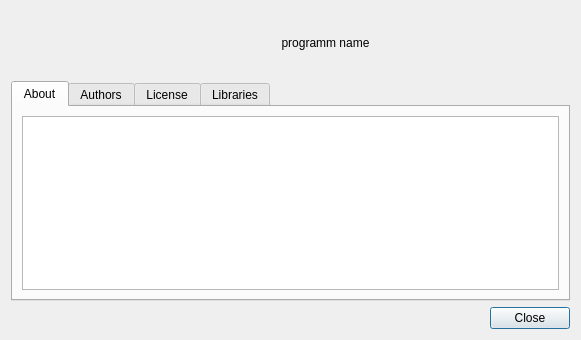
<?xml version="1.0" encoding="UTF-8"?>
<ui version="4.0">
 <class>CAboutDialog</class>
 <widget class="QDialog" name="CAboutDialog">
  <property name="geometry">
   <rect>
    <x>0</x>
    <y>0</y>
    <width>581</width>
    <height>340</height>
   </rect>
  </property>
  <property name="windowTitle">
   <string>Dialog</string>
  </property>
  <layout class="QVBoxLayout" name="verticalLayout">
   <item>
    <layout class="QHBoxLayout" name="horizontalLayout">
     <item>
      <widget class="QLabel" name="label_2">
       <property name="sizePolicy">
        <sizepolicy hsizetype="Fixed" vsizetype="Fixed">
         <horstretch>0</horstretch>
         <verstretch>0</verstretch>
        </sizepolicy>
       </property>
       <property name="minimumSize">
        <size>
         <width>64</width>
         <height>64</height>
        </size>
       </property>
       <property name="maximumSize">
        <size>
         <width>64</width>
         <height>64</height>
        </size>
       </property>
       <property name="text">
        <string/>
       </property>
       <property name="pixmap">
        <pixmap resource="../qrc/icons.qrc">:/icons/scibeats.png</pixmap>
       </property>
       <property name="scaledContents">
        <bool>true</bool>
       </property>
      </widget>
     </item>
     <item>
      <widget class="QLabel" name="label_programmTitle">
       <property name="text">
        <string>programm name</string>
       </property>
       <property name="textFormat">
        <enum>Qt::RichText</enum>
       </property>
       <property name="alignment">
        <set>Qt::AlignCenter</set>
       </property>
      </widget>
     </item>
    </layout>
   </item>
   <item>
    <widget class="QTabWidget" name="tabWidget">
     <property name="enabled">
      <bool>true</bool>
     </property>
     <property name="currentIndex">
      <number>0</number>
     </property>
     <widget class="QWidget" name="tab_about">
      <attribute name="title">
       <string>About</string>
      </attribute>
      <layout class="QVBoxLayout" name="verticalLayout_2">
       <item>
        <widget class="QPlainTextEdit" name="plainTextEdit_about"/>
       </item>
      </layout>
     </widget>
     <widget class="QWidget" name="tab_authors">
      <attribute name="title">
       <string>Authors</string>
      </attribute>
      <layout class="QVBoxLayout" name="verticalLayout_5">
       <item>
        <widget class="QPlainTextEdit" name="plainTextEdit_authors">
         <property name="lineWrapMode">
          <enum>QPlainTextEdit::NoWrap</enum>
         </property>
         <property name="readOnly">
          <bool>true</bool>
         </property>
        </widget>
       </item>
      </layout>
     </widget>
     <widget class="QWidget" name="tab_license">
      <attribute name="title">
       <string>License</string>
      </attribute>
      <layout class="QVBoxLayout" name="verticalLayout_4">
       <item>
        <widget class="QPlainTextEdit" name="plainTextEdit_license">
         <property name="lineWrapMode">
          <enum>QPlainTextEdit::NoWrap</enum>
         </property>
         <property name="readOnly">
          <bool>true</bool>
         </property>
        </widget>
       </item>
      </layout>
     </widget>
     <widget class="QWidget" name="tab_libraries">
      <attribute name="title">
       <string>Libraries</string>
      </attribute>
      <layout class="QVBoxLayout" name="verticalLayout_3">
       <item>
        <widget class="QPlainTextEdit" name="plainTextEdit_libraries">
         <property name="lineWrapMode">
          <enum>QPlainTextEdit::NoWrap</enum>
         </property>
         <property name="readOnly">
          <bool>true</bool>
         </property>
        </widget>
       </item>
      </layout>
     </widget>
    </widget>
   </item>
   <item>
    <widget class="QDialogButtonBox" name="buttonBox">
     <property name="orientation">
      <enum>Qt::Horizontal</enum>
     </property>
     <property name="standardButtons">
      <set>QDialogButtonBox::Close</set>
     </property>
    </widget>
   </item>
  </layout>
 </widget>
 <tabstops>
  <tabstop>tabWidget</tabstop>
  <tabstop>plainTextEdit_about</tabstop>
  <tabstop>plainTextEdit_authors</tabstop>
  <tabstop>plainTextEdit_license</tabstop>
  <tabstop>plainTextEdit_libraries</tabstop>
  <tabstop>buttonBox</tabstop>
 </tabstops>
 <resources>
  <include location="../qrc/icons.qrc"/>
 </resources>
 <connections>
  <connection>
   <sender>buttonBox</sender>
   <signal>accepted()</signal>
   <receiver>CAboutDialog</receiver>
   <slot>accept()</slot>
   <hints>
    <hint type="sourcelabel">
     <x>248</x>
     <y>254</y>
    </hint>
    <hint type="destinationlabel">
     <x>157</x>
     <y>274</y>
    </hint>
   </hints>
  </connection>
  <connection>
   <sender>buttonBox</sender>
   <signal>rejected()</signal>
   <receiver>CAboutDialog</receiver>
   <slot>reject()</slot>
   <hints>
    <hint type="sourcelabel">
     <x>316</x>
     <y>260</y>
    </hint>
    <hint type="destinationlabel">
     <x>286</x>
     <y>274</y>
    </hint>
   </hints>
  </connection>
 </connections>
</ui>
